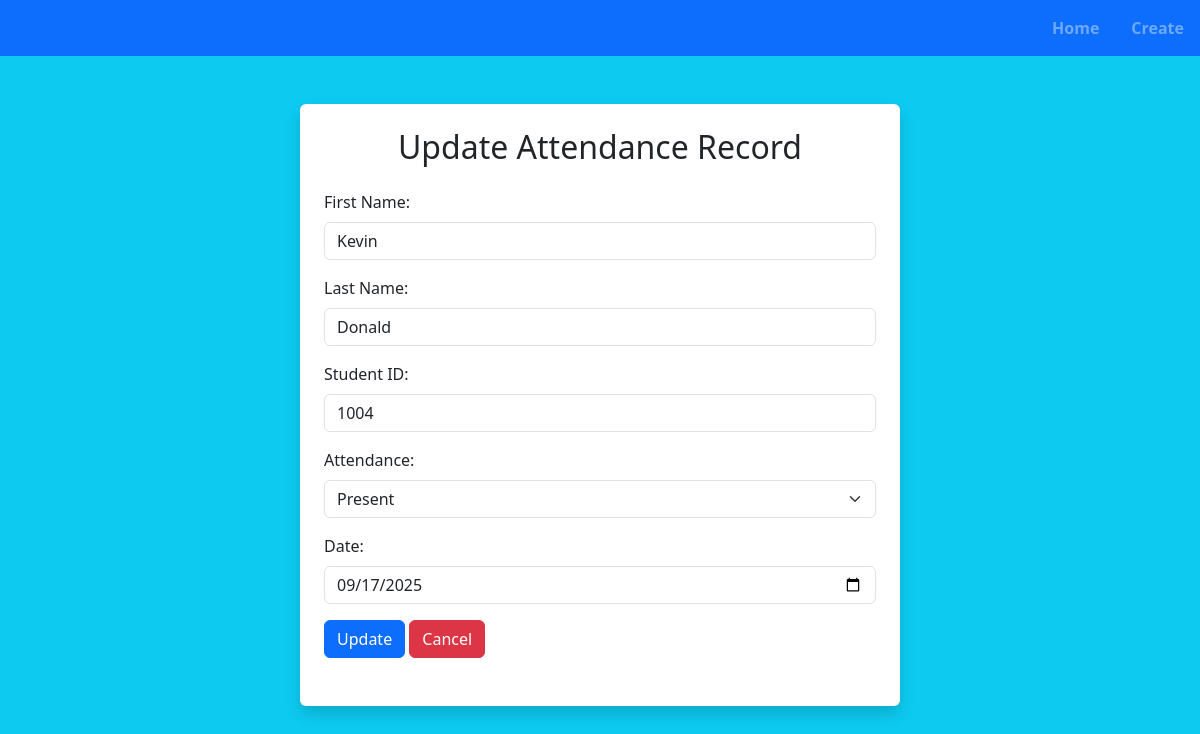
The app's page /update/2/ with its own data.
### attendance/models.py (models this page shows, shortened)
class Student(models.Model):
    first_name = models.CharField(max_length=100)
    last_name = models.CharField(max_length=100)
    is_present = models.BooleanField(default=False)
    student_id = models.CharField(max_length=20, unique=True)
    date = models.DateField()

### attendance/views.py (the view, shortened to what this page needs)
# urls.py: path('update/<int:student_id>/', views.updateSingleStudent, name='edit_attendance'),
def updateSingleStudent(request, student_id):
    selected_student = Student.objects.get(id=student_id)
    context = {
        'student' : selected_student
    }
    return render(request, 'update.html', context)

### attendance/templates/update.html (shortened to what this page needs)
<!DOCTYPE html>
<html lang="en">
<head>
    <link href="https://cdn.jsdelivr.net/npm/bootstrap@5.3.8/dist/css/bootstrap.min.css" rel="stylesheet"
>
</head>
<body class="bg-info">
    <nav class="navbar bg-primary justify-content-end fw-bold" data-bs-theme="dark">
        <ul class="nav">
            <li class="nav-item"><a class="nav-link" href="{% url 'home' %}">Home</a></li>
            <li class="nav-item"><a class="nav-link" href="{% url 'create' %}">Create</a></li>
        </ul>
    </nav>
    <div class="container col-md-6 mt-5 shadow bg-white p-4 rounded">
        <h2 class="text-center mb-4">Update Attendance Record</h2>
        <form method="POST" action="{% url 'edit_attendance' student.id %}">
            <div class="mb-3">
                <label for="first_name" class="form-label">First Name:</label>
                <input type="text" class="form-control" id="first_name" name="first_name"
                    value="{{ student.first_name }}">
            </div>
            <div class="mb-3">
                <label for="last_name" class="form-label">Last Name:</label>
                <input type="text" class="form-control" id="last_name" name="last_name" value="{{ student.last_name }}">
            </div>
            <div class="mb-3">
                <label for="student_id" class="form-label">Student ID:</label>
                <input type="text" class="form-control" id="student_id" name="student_id"
                    value="{{ student.student_id }}">
            </div>
            <div class="mb-3">
                <label for="is_present" class="form-label">Attendance:</label>
                <select class="form-select" id="is_present" name="is_present">
                    <option value="true" {{ student.is_present|yesno:"selected," }}>Present</option>
                </select>
            </div>
            <div class="mb-3">
                <label for="date" class="form-label">Date:</label>
                <input type="date" class="form-control" id="date" name="date" value="{{ student.date|date:'Y-m-d' }}">
            </div>
            <button type="submit" class="btn btn-primary btn-block mb-4">Update</button>
            <a href="{% url 'home' %}" class="btn btn-danger btn-block mb-4">Cancel</a>
        </form>
    </div>
</body>
</html>

### records on screen
Student: first_name "Kevin", last_name "Donald", student_id "1004", date "09/17/2025"
